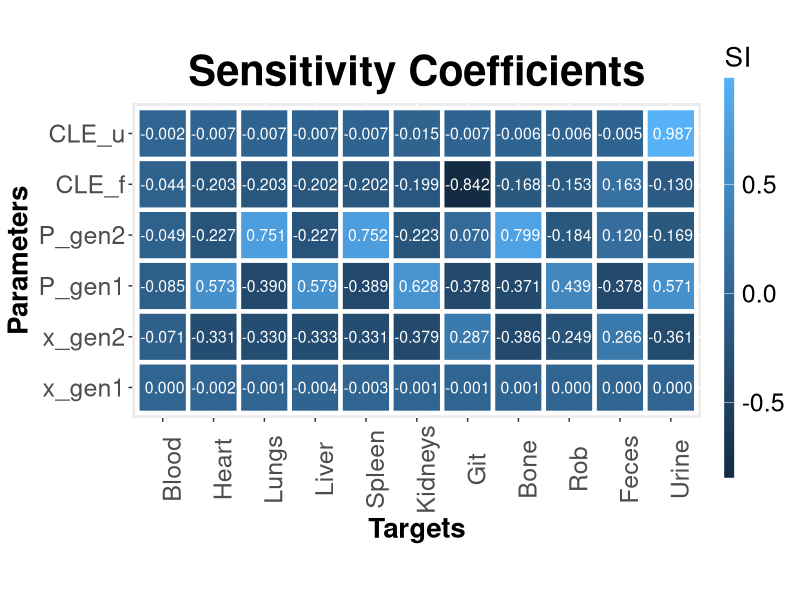

This chart was generated by the following R code:
library(deSolve)
library(ggplot2)

# Set the path to load the necessary data 
setwd("C:/Users/vassi/Documents/GitHub/PBPK_Lib/Data")

dose_kg <- 10 # mg/kg rat body
mass <- 250 # g  
dose <- dose_kg*mass/1000 # mg TiO2

# Load raw data from paper Xie et al.2011
df <- openxlsx::read.xlsx("TiO2_iv_rat.xlsx", sheet = 1, 
                          colNames = T, rowNames = T) 
# TiO2 NPs %ID/g of tissue  (Table 1)
excretion <- openxlsx::read.xlsx("Cummulative_Excretion.xlsx", sheet = 1, 
                                 colNames = T, rowNames = F) 
# accumulated excretory rate, expressed as %ID

excretion <- excretion[,c(2:3)]

# Transform to (mg of NPs)/(g of tissue)
df <- (df/100)*dose
excretion <- (excretion/100)*dose

####################################################################
###################             DATA             ###################
####################################################################


### Important!!! each compartment has a specific index vectors Tissue_fractions,
# Regional_flow_fractions, Capillary_fractions and cannot be changed

# The index of each compartment:
#Rest of Body (rob) --> 1
#Heart (ht) --> 2
#Kidneys (ki) --> 3
#Brain (br) --> 4
#Spleen (spl) --> 5
#Lungs (lu) --> 6
#Liver (li) --> 7
#Uterus (ut) --> 8
#Bone (bone) --> 9
#Adipose (ad) --> 10
#Skin (skin) --> 11
#Muscles (mu) --> 12
#Gastrointestinal track (GIT) --> 13


####################
### User's INPUT ###
####################
#### If any of these compartments don not exist in pbpk, just give it the value 
#### NA in compartments vector, example: "Heart" = NA and it will remove it 
#### from the equilibriums and the corresponding V_tis, V_cap, Q will be equal
#### to NA.


compartments <- list( "RoB"="RoB","Heart"="Heart", "Kidneys"="Kidneys", 
                      "Brain"= NA, "Spleen"="Spleen", "Lungs"="Lungs",
                      "Liver"="Liver", "Uterus"=NA, "Bone"="Bone", 
                      "Adipose"=NA, "Skin"=NA, "Muscles"=NA, "GIT"="GIT") 
#used as input in function, compartments that are used in pbpk


#####################################
### Function to create Parameters ###
#####################################
create.params <- function(comp_names, w){
  
  # List with names of all possible compartments
  all_comps <- list("RoB"="RoB","Heart"="Heart", "Kidneys"="Kidneys", "Brain"="Brain", "Spleen"="Spleen",
                    "Lungs"="Lungs", "Liver"="Liver", "Uterus"="Uterus", "Bone"="Bone", "Adipose"="Adipose", "Skin"="Skin", "Muscles"="Muscles",
                    "GIT"="GIT") # List with names of all possible compartments
  
  ### Density of tissues/organs
  d_tissue <- 1 #g/ml
  d_skeleton <- 1.92 #g/ml
  d_adipose <- 0.940 #g/ml
  
  Q_total <- (1.54*w^0.75)*60 # Total Cardiac Output (ml/h)
  
  Total_Blood <- 0.06*w+0.77 # Total blood volume (ml)
  
  fr_ad <- 0.0199*w + 1.644 # w in g,  Brown et al.1997 p.420. This equation gives the  adipose % of body weight 
  
  #read data from excel
  fractions <- openxlsx::read.xlsx("Rat physiological parameters.xlsx", sheet = 1, colNames = T, rowNames = T)
  fractions <- as.matrix(sapply(fractions, as.numeric))
  rownames(fractions) <- all_comps
  
  #Tissue weight fraction 
  Tissue_fractions <- fractions[,1]/100 # % of BW. Na values refers to the volume of the rest organs(RoB)
  Tissue_fractions[10] <- fr_ad/100
  #Regional blood flow fraction
  Regional_flow_fractions <- fractions[,2]/100 # % of total cardiac output
  #Capillary volume fractions (fractions of tissue volume)
  Capillary_fractions <- fractions[,3] # of tissue volume
  #Macrophage content as fraction tissue volume for each tissue/organ
  Macrophage_fractions <- fractions[,4] 
  
  W_tis <- rep(0,length(comp_names))
  V_tis <- rep(0,length(comp_names))
  V_cap <- rep(0,length(comp_names))
  W_macro <- rep(0,length(comp_names))  #one more for blood compartment
  Q <- rep(0,length(comp_names))
  
  
  for (i in 1:length(comp_names)) {
    control <- comp_names[i]
    
    Tissue_fractions[i] <- ifelse(is.na(control), NA, Tissue_fractions[i])
    Regional_flow_fractions[i] <- ifelse(is.na(control), NA, Regional_flow_fractions[i])
    Capillary_fractions[i] <- ifelse(is.na(control), NA, Capillary_fractions[i])
    Macrophage_fractions[i] <- ifelse(is.na(control), NA, Macrophage_fractions[i])
    
    ### Calculation of tissue weights  
    W_tis[i] <- w*Tissue_fractions[i]
    
    
    ###Calculation of tissue volumes
    
    if (i==9){
      V_tis[i] <- W_tis[i]/d_skeleton
    } else if(i==10){
      V_tis[i] <- W_tis[i]/d_adipose
    } else{
      V_tis[i] <- W_tis[i]/d_tissue 
    }
    
    ###Calculation of capillary volumes
    V_cap[i] <- V_tis[i]*Capillary_fractions[i]
    
    ###Volume of macrophage contents
    W_macro[i] <- W_tis[i]*Macrophage_fractions[i]
    
    ###Calculation of regional blood flows
    Q[i] <- Q_total*Regional_flow_fractions[i]
  }
  
  #Vm_ven <- 0.01*Vven #macrophage content in veins
  #Vm_art <- 0.01*Vart #0.02*Vart #macrophage content in arteries
  
  ### Calculations for "Soft tissue" compartment
  W_tis[1] <- w - sum(W_tis[2:length(W_tis)], na.rm = TRUE)
  V_tis[1] <- W_tis[1]/d_adipose     
  Q[1] <- Q_total - sum(Q[2:length(Q)],na.rm = TRUE) + Q[6]
  V_cap[1] <- V_tis[1]*Capillary_fractions[1] #Total_Blood - Vven - Vart - sum(V_cap[2:length(V_cap)], na.rm = TRUE)
  W_macro[1] <- W_tis[1]*Macrophage_fractions[1]
  
  parameters <- matrix(c(W_tis[],V_tis[],V_cap[],Q[],W_macro[]), ncol = 5)
  colnames(parameters) <- c("W_tis", "V_tis", "V_cap", "Q", "W_macro")
  rownames(parameters) <- all_comps
  
  Vven=0.64*Total_Blood
  Vart=0.15*Total_Blood
  Wm_ven=0.01*Vven
  Wm_art=0.01*Vart
  
  return(c(
    "Q_total"=Q_total, "V_blood"=Total_Blood, "V_ven"=Vven, "V_art"=Vart,
    
    "w_rob"=parameters[1,1], "w_ht"=parameters[2,1], "w_ki"=parameters[3,1], "w_spl"=parameters[5,1], "w_lu"=parameters[6,1], "w_li"=parameters[7,1], "w_bone"=parameters[9,1], "w_git"=parameters[13,1],
    
    "V_tis_rob"=parameters[1,2], "V_tis_ht"=parameters[2,2], "V_tis_ki"=parameters[3,2], "V_tis_spl"=parameters[5,2], "V_tis_lu"=parameters[6,2], "V_tis_li"=parameters[7,2], "V_tis_bone"=parameters[9,2], "V_tis_git"=parameters[13,2], 
    
    "V_cap_rob"=parameters[1,3], "V_cap_ht"=parameters[2,3], "V_cap_ki"=parameters[3,3], "V_cap_spl"=parameters[5,3], "V_cap_lu"=parameters[6,3], "V_cap_li"=parameters[7,3], "V_cap_bone"=parameters[9,3], "V_cap_git"=parameters[13,3],
    
    "Q_rob"=parameters[1,4], "Q_ht"=parameters[2,4], "Q_ki"=parameters[3,4], "Q_spl"=parameters[5,4], "Q_lu"=parameters[6,4], "Q_li"=parameters[7,4], "Q_bone"=parameters[9,4], "Q_git"=parameters[13,4]
    
  ))
}

# Physiological parameters units
# V_blood, V_ven, V_art (ml): Volume of total blood, venous blood and arterial blood
# w_i (g):                    mass of tissue or organ "i"
# V_tis_i (ml):                volume of tissue or organ "i"
# V_cap_i (ml):                volume of capillary blood in tissue "i"
# Q_i, Q_total (ml/h):        regional blood flow of tissue or organ "i"


#===============================================
#2. Function to create initial values for ODEs 
#===============================================

create.inits <- function(parameters, dose){
  with( as.list(parameters),{
    M_ht<-0; M_lu<-0; M_li<-0; M_spl<-0; M_ki<-0; M_git<-0; M_bone<-0; M_rob<-0;
    
    M_cap_ht<-0; M_cap_lu<-0; M_cap_li<-0; M_cap_spl<-0; M_cap_ki<-0; M_cap_git<-0; M_cap_bone<-0; M_cap_rob<-0;
    
    M_ven<-dose; M_art<-0
    M_feces<-0; M_urine<-0 
    
    return(c("M_ht" = M_ht, "M_lu" = M_lu, 
             "M_li" = M_li, "M_spl" = M_spl, 
             "M_ki" = M_ki, "M_git" = M_git, 
             "M_bone" = M_bone,"M_rob"=M_rob,
             
             "M_cap_ht" = M_cap_ht, "M_cap_lu" = M_cap_lu, 
             "M_cap_li" = M_cap_li, "M_cap_spl" = M_cap_spl, 
             "M_cap_ki" = M_cap_ki, "M_cap_git" = M_cap_git, 
             "M_cap_bone" = M_cap_bone,"M_cap_rob"=M_cap_rob,
             
             "M_ven" = M_ven, "M_art" = M_art, "M_feces" = M_feces, "M_urine" = M_urine))
    
  })
}

#==============
#3. ODEs System
#==============
ode.func <- function(time, inits, params){
  with(as.list(c(inits, params)),{
    
    
    x_ht <- x_gen1
    x_lu <- x_gen1
    x_li <- x_gen1
    x_spl <- x_gen1
    x_ki <- x_gen2
    x_git <- x_gen2 
    x_bone <- x_gen2
    x_rob <- x_gen2
    
    P_ht <- P_gen1
    P_lu <- P_gen2
    P_li <- P_gen1
    P_spl <- P_gen2
    P_ki <- P_gen1
    P_git <- P_gen2 
    P_bone <- P_gen2
    P_rob <- P_gen1
    
    # Concentrations (mg of NPs)/(g of wet tissue)
    C_ht <- M_ht/w_ht
    C_cap_ht <- M_cap_ht/V_cap_ht
    C_lu <- M_lu/w_lu
    C_cap_lu <- M_cap_lu/V_cap_lu
    C_li <- M_li/w_li
    C_cap_li <- M_cap_li/V_cap_li
    C_spl <- M_spl/w_spl
    C_cap_spl <- M_cap_spl/V_cap_spl
    C_ki <- M_ki/w_ki
    C_cap_ki <- M_cap_ki/V_cap_ki
    C_git <- M_git/w_git
    C_cap_git <- M_cap_git/V_cap_git
    C_bone <- M_bone/w_bone
    C_cap_bone <- M_cap_bone/V_cap_bone
    C_rob <- M_rob/w_rob
    C_cap_rob <- M_cap_rob/V_cap_rob
    
    C_ven <- M_ven/V_ven
    C_art <- M_art/V_art
    
    # Heart
    dM_cap_ht <- Q_ht*(C_art - C_cap_ht) - x_ht*Q_ht*(C_cap_ht - C_ht/P_ht)
    dM_ht <- x_ht*Q_ht*(C_cap_ht - C_ht/P_ht) 
    
    # Lungs
    dM_cap_lu <- Q_total*(C_ven - C_cap_lu) - x_lu*Q_total*(C_cap_lu - C_lu/P_lu)
    dM_lu <-  x_lu*Q_total*(C_cap_lu - C_lu/P_lu)
    
    # Liver 
    dM_cap_li <- Q_li*(C_art - C_cap_li) + Q_spl*(C_cap_spl - C_cap_li) - x_li*(Q_li)*(C_cap_li - C_li/P_li)
    dM_li <- x_li*Q_li*(C_cap_li - C_li/P_li) 
    
    # Spleen
    dM_cap_spl <- Q_spl*(C_art - C_cap_spl) - x_spl*Q_spl*(C_cap_spl - C_spl/P_spl)
    dM_spl <- x_spl*Q_spl*(C_cap_spl - C_spl/P_spl) 
    
    # Kidneys
    dM_cap_ki <- Q_ki*(C_art - C_cap_ki) - x_ki*Q_ki*(C_cap_ki - C_ki/P_ki)
    dM_ki <- x_ki*Q_ki*(C_cap_ki - C_ki/P_ki) - CLE_u*M_ki
    
    # GIT - Gastrointestinal Track
    dM_cap_git <- Q_git*(C_art - C_cap_git) - x_git*Q_git*(C_cap_git - C_git/P_git)
    dM_git <- x_git*Q_git*(C_cap_git - C_git/P_git) - CLE_f*M_git
    
    # Bone
    dM_cap_bone <- Q_bone*(C_art - C_cap_bone) - x_bone*Q_bone*(C_cap_bone - C_bone/P_bone)
    dM_bone <- x_bone*Q_bone*(C_cap_bone - C_bone/P_bone) 
    
    
    # RoB - Rest of Body
    dM_cap_rob <- Q_rob*(C_art - C_cap_rob) - x_rob*Q_rob*(C_cap_rob - C_rob/P_rob)
    dM_rob <- x_rob*Q_rob*(C_cap_rob - C_rob/P_rob) 
    
    # Urine
    dM_urine <- CLE_u*M_ki
    
    # Feces
    dM_feces <- CLE_f*M_git
    
    # Venous Blood
    dM_ven <- Q_ht*C_cap_ht + (Q_li + Q_spl)*C_cap_li + Q_ki*C_cap_ki + Q_git*C_cap_git +
      Q_bone*C_cap_bone + Q_rob*C_cap_rob - Q_total*C_ven
    
    # Arterial Blood
    dM_art <-  Q_total*C_cap_lu - Q_total*C_art
    
    Blood_total <- M_ven + M_art
    Blood <- Blood_total/(V_blood)
    
    list(c("dM_ht" = dM_ht, "dM_lu" = dM_lu, 
           "dM_li" = dM_li, "dM_spl" = dM_spl, 
           "dM_ki" = dM_ki, "dM_git" = dM_git, 
           "dM_bone" = dM_bone,"dM_rob"=dM_rob,
           
           "dM_cap_ht" = dM_cap_ht, "dM_cap_lu" = dM_cap_lu, 
           "dM_cap_li" = dM_cap_li, "dM_cap_spl" = dM_cap_spl, 
           "dM_cap_ki" = dM_cap_ki, "dM_cap_git" = dM_cap_git, 
           "dM_cap_bone" = dM_cap_bone,"dM_cap_rob"=dM_cap_rob,
           
           "dM_ven" = dM_ven, "dM_art" = dM_art, "dM_feces" = dM_feces, 
           "dM_urine" = dM_urine),
         
         "Blood"=Blood,
         "Heart"=C_ht, "Lungs"=C_lu, "Liver"=C_li, "Spleen"=C_spl,
         "Kidneys"=C_ki, "Git"=C_git, "Bone"=C_bone, "Rob"=C_rob,
         "Feces"=M_feces, "Urine"=M_urine)
  })
}


#---------------------
# Custom AUC function
#---------------------
AUC <- function(x, y){
  individual_auc <- c()
  for (i in 1:(length(x)-1)){
    individual_auc[i] <- (y[i]+y[i+1])*(x[i+1]-x[i])/2
  }
  return(sum(individual_auc))
}

#---------------------------------------------------
# SENSITIVITY ANALYSIS FUNCTION for PBPK Models
#---------------------------------------------------

PBPK_sensitivity <- function(model, parms, ranges, targets, method,
                             ode_settings, heatmap = FALSE){
  
  if(is.null(model)){
    stop("The ODEs of the PBPK model must be provided as a function compatible
         with the deSolve library")
  }
  if(is.null(parms)){
    stop("A vector with the names and the values of the parameters for the 
         analysis must be provided")
  }
  if(is.null(method)){
    stop("The method of the sensitivity analysis must be defined
         (\"Local\" or \"Global\")")
  }
  

  # Local Sensitivity Analysis
  
  # Store the initial values of the parms in a vector
  parms_0 <- parms
  
  # The variation dp of each parameter will be equal to "ranges" value 
  if(!is.numeric(ranges) | length(ranges) != 1 | ranges<=0 | ranges>1){
    # "ranges" must be a single numeric value in (0,1]
    stop("For local sensitivity analysis \"ranges\"  should be 
         a single numeric value in (0,1]")
  }else{dp <- ranges}
  
  # Get the number of the parameters and targets
  N_parms <- length(parms_0) # The total number of parameters to be analysed
  N_targets <- length(targets)
  
  # Take all objects from the ode_settings list 
  constant_params <- ode_settings[[1]] # Take the constant parameters
                                       # of the model
  inits <- ode_settings[[2]] # Initial conditions of the ODEs
  sample_time <- ode_settings[[3]] # Time points of solution
  solver <- ifelse(ode_settings[[4]] == "default", "bdf", ode_settings[[4]])
  # Select the solver to use later
  
  # Calculate the ODEs for the initial parameters
  solution_0 <- ode(times=sample_time, func=model, y=inits, 
                    parms=c(constant_params, parms_0), 
                    method=solver, rtol=1e-5, atol=1e-5)
  
  if(sum(!(targets %in% colnames(solution_0))) != 0){
    stop("As \"targets\" should be provided the name(s) of one or more
    of the outputs (compertments) of the PBPK model")
  }
  
  # Calculate AUC of each target-compartment for the initial parameters
  AUC_0 <- c()
  for (i in 1:N_targets) {
    AUC_0[i] <- AUC(solution_0[,"time"],solution_0[,targets[i]])
  }
  
  # Initialize a vector to store the sensitivity indexes
  SI <- matrix(NA, nrow = N_parms, ncol = N_targets)
  for (i in 1:N_parms) {
    parms <- parms_0
    parms[i] <- parms[i]*(1 + dp)
    # Merge the new parms vector with the constant params of the model
    params <- c(constant_params, parms)
    
    # Solve the ode system for given initial values and time
    solution <- ode(times=sample_time, func=model, y=inits, parms=params, 
                    method=solver, rtol=1e-5, atol=1e-5)
    
    for (j in 1:N_targets) {
      # Calculate AUC for the target compartment j
      AUC_j <- AUC(solution[,"time"],solution[,targets[j]])
      
      # Calculate sensitivity index of parameter i 
      # Relative Sensitivity = (dAUC/AUC)/(dp/p)
      SI[i,j] <- ((AUC_j-AUC_0[j])/AUC_0[j])/((parms[i] - parms_0[i])/ parms_0[i])
    }
  }
  rownames(SI) <- names(parms)
  colnames(SI) <- targets

  
  #----------
  # Heatmaps
  #----------
  if(heatmap){
    
    if(length(targets)==1){
      stop("Provide more than 1 targets in order to create a heatmap
           or turn \"heatmap\" to \"FALSE\".")
    }
    
    # Transform SI matrix to long format dataframe
    data_to_plot <- reshape2::melt(SI)
    colnames(data_to_plot) <- c("Parameters","Targets", "SI")
    
    heatmap_plot <- ggplot(data_to_plot, aes(x = Targets, y = Parameters,
                                             fill = SI)) +
      geom_tile(color = "white",
                lwd = 1.5,
                linetype = 1)+ # Add white borders to tiles
      
      geom_text(aes(label = format(round(SI, digits=3))),
                color = "white", size = 4) + # Show the SI value
      
      coord_fixed() + #Transforms the tiles of the heatmap to squares 
      
      guides(fill = guide_colourbar(barwidth = 0.5,
                                    barheight = 20)) +
      
      labs(title = "Sensitivity Coefficients",
           y = "Parameters",
           x = "Targets") +
      
      theme(plot.title =element_text(hjust = 0.5, size=30, face="bold"),
            axis.title.y =element_text(hjust = 0.5, size=20, face="bold"),
            axis.text.y=element_text(size=18),
            axis.title.x =element_text(hjust = 0.5, size=20, face="bold"),
            axis.text.x=element_text(size=18, 
                                     angle = ifelse(length(targets)>5, 90, 0)),
            legend.title=element_text(hjust = 0.01, size=20), 
            legend.text=element_text(size=18))
    Plots <- list(heatmap_plot)
  }
  
  #-------------------------------------
  # Create a list to return the results 
  #-------------------------------------
  
  data_list <- list("Method"=method, "Targets"=targets,
                    "Change of parameters" = dp,
                    "Parameters" = parms_0, 
                    "Normalized Sensitivity Coefficients"=data.frame(SI), 
                    "Heatmap" = ifelse(heatmap, Plots, "FALSE"))
  
  return(data_list)
  
  
}

#-----------------
# Prepare input
#-----------------

parms <- c("x_gen1" = 0.1, # random value - unitless
           "x_gen2" = 0.004, # random value - unitless
           "P_gen1" = 5, # random value - unitless
           "P_gen2" = 2.9, # random value - unitless 
           "CLE_f" = 0.36,
           "CLE_u" = 0.0026)

params<-create.params(compartments,mass)
inits <- create.inits(params, dose)
sample_time <- c(0,1,3,7, 15, 30)*24 # hours

ode_settings <- list(params=params, 
                     inits=inits,
                     sample_time=sample_time,
                     solver= "default")


#targets <- c("Lungs", "Blood", "Liver")
targets <- c("Blood", "Heart", "Lungs", "Liver", "Spleen", "Kidneys",
             "Git", "Bone", "Rob", "Feces", "Urine")



test <- PBPK_sensitivity(model = ode.func, parms=parms, ranges = 0.1,
                         targets = targets,
                         method = "Local",ode_settings = ode_settings, 
                         heatmap = TRUE) 

test
